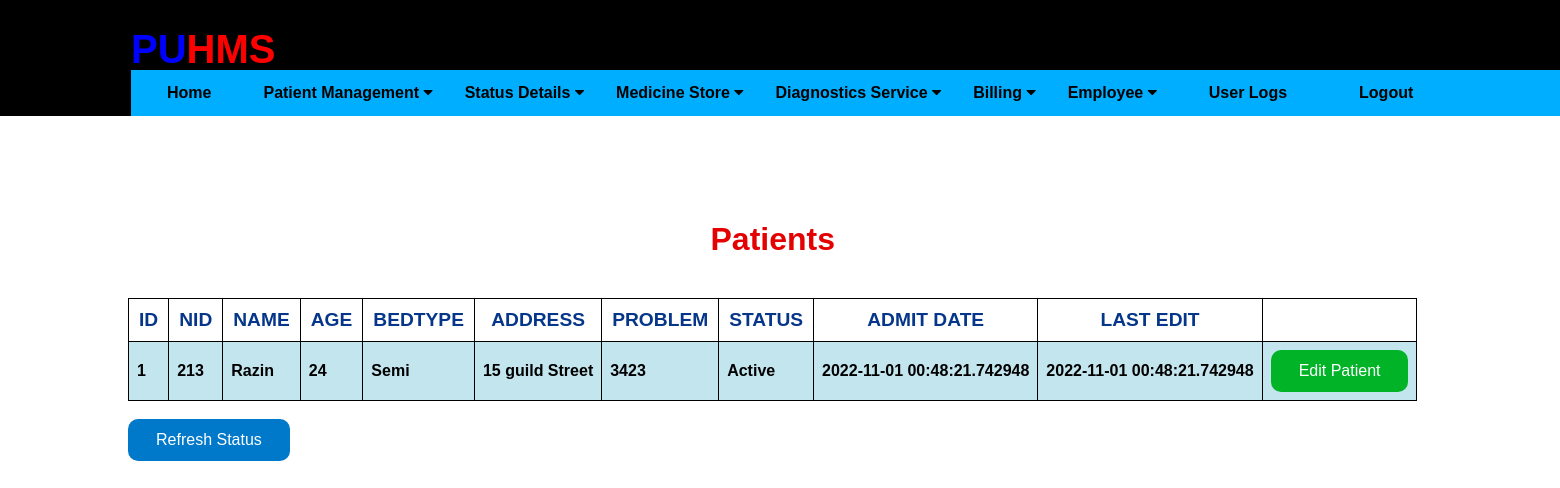
/update_patient (signed in), run on an earlier commit of the app's database.
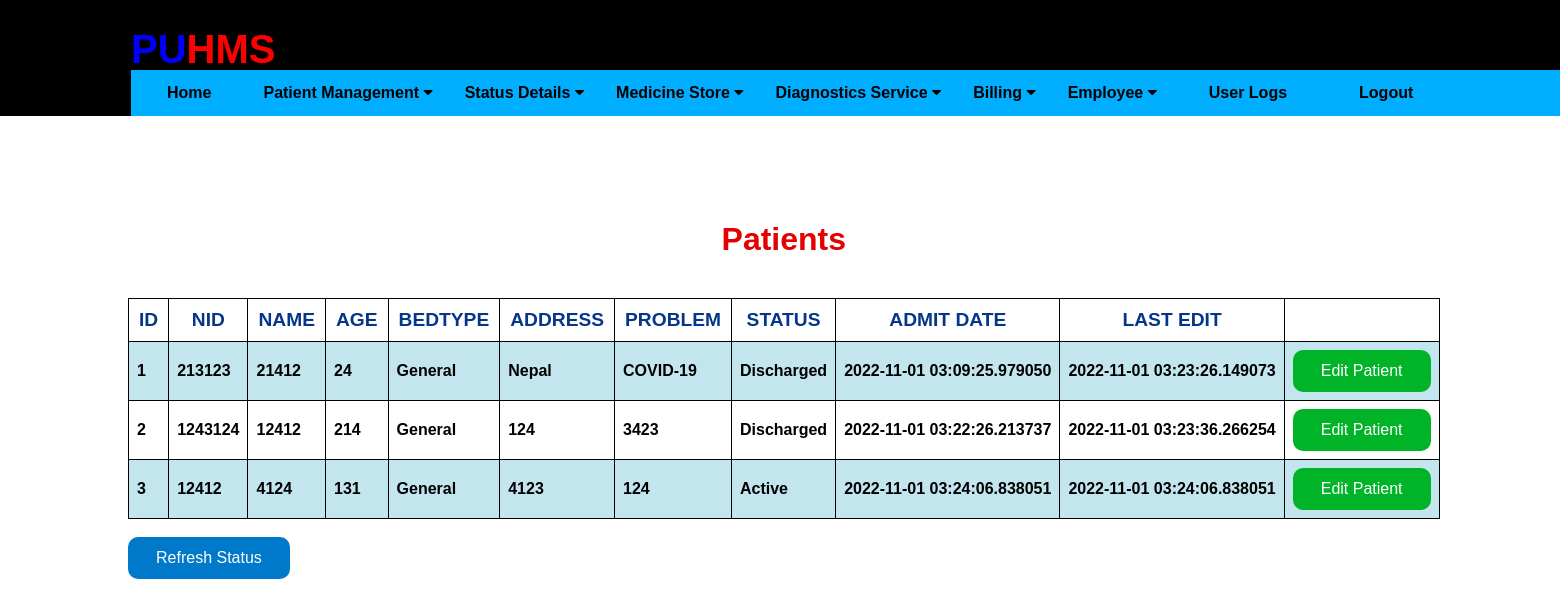
And on a later commit of the database.
### application/db.py (models this page shows)
class Patients(db.Model):
    __tablename__ = 'patients'
    id = db.Column(db.Integer, primary_key=True)
    nid = db.Column(db.Integer, unique=True)
    pname = db.Column(db.String(20), nullable=False)
    age = db.Column(db.Integer)
    date = db.Column(db.DateTime, default=datetime.now)
    ldate = db.Column(db.DateTime, default=datetime.now)
    tbed = db.Column(db.String(10))
    address = db.Column(db.String(20))
    status = db.Column(db.String(20))
    issue = db.Column(db.String(100))
    pcontact = db.Column(db.String(20))
    assoc_contact = db.Column(db.String(20))
    room = db.Column(db.String(9))
    assignBed = db.Column(db.Integer(), nullable=False)

### application/routes.py (the view)
@app.route('/update_patient')
def update_patient():
    if session.get('username') or session.get('recepUsername'):
        updatep = Patients.query.all()
        if not updatep:
            flash('No patients exists in database')
            return redirect( url_for('create_patient') )
        else:
            print("inside else")
            return render_template('update_patient.html', updatep = updatep)
    else:
        return "<h1>You do not have permission to perform this action. Please go back</h1>"

### application/templates/update_patient.html (shortened to what this page needs)
{% extends "layout.html" %}
{% block content %}
<div class="astatus">
    <h1 style="color: rgb(228, 1, 1);" > Patients </h1><br>
    <table >
        <tr>
            <th>ID</th>
            <th>NID</th>
            <th>NAME</th>
            <th>AGE</th>
            <th>BEDTYPE</th>
            <th>ADDRESS</th>
            <th>PROBLEM</th>
            <th>STATUS</th>
            <th>ADMIT DATE</th>
            <th>LAST EDIT</th>
            <th></th>
        </tr>
        {% for update in updatep %}
        <tr>
            <td> {{ update.id }} </td>
            <td> {{ update.nid }} </td>
            <td> {{ update.pname }} </td>
            <td> {{ update.age }} </td>
            <td> {{ update.tbed }} </td>
            <td> {{ update.address }}</td>
            <td> {{ update.issue }} </td>
            <td> {{ update.status }} </td>
            <td> {{ update.date }} </td>
            <td> {{ update.ldate }} </td>
            <td> <button type="button" class="ubutton" onclick="window.location='editpatientdetail/{{ update.id }}'"> Edit Patient </button> </td>
        </tr>
        {% endfor %}
    </table>
    <br>
    <form action="{{ url_for('update_patient') }}">
    <button type="submit" class="ibutton" value="Refresh the list">Refresh Status</button>
    </form>
</div>
{% endblock %}

What changed in the data, as far as the page shows it:
changed Patients id 1: nid "213" → "213123"; pname "Razin" → "21412"; tbed "Semi" → "General"; address "15 guild Street" → "Nepal"; issue "3423" → "COVID-19"; status "Active" → "Discharged"; date "2022-11-01 00:48:21.742948" → "2022-11-01 03:09:25.979050"; ldate "2022-11-01 00:48:21.742948" → "2022-11-01 03:23:26.149073"
added Patients: id "2", nid "1243124", pname "12412", age "214", tbed "General", address "124", issue "3423", status "Discharged", date "2022-11-01 03:22:26.213737", ldate "2022-11-01 03:23:36.266254"
added Patients: id "3", nid "12412", pname "4124", age "131", tbed "General", address "4123", issue "124", status "Active", date "2022-11-01 03:24:06.838051", ldate "2022-11-01 03:24:06.838051"
